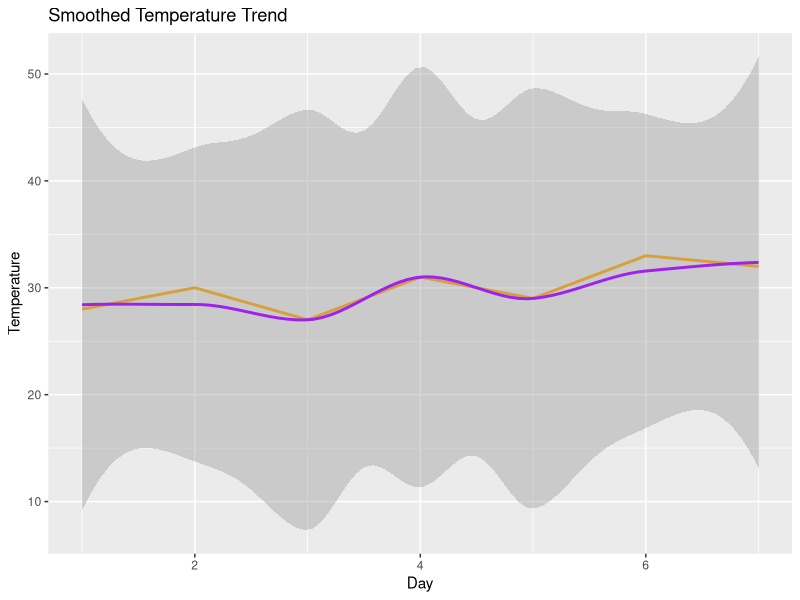

Write R code to recreate this figure.



#5 smoothing/Moving Average
library(ggplot2)

df5 <- data.frame(
  Day = 1:7,
  Temperature = c(28,30,27,31,29,33,32)
)

ggplot(df5, aes(x = Day, y = Temperature)) +
  geom_line(color = "orange", linewidth = 1) +
  geom_smooth(method = "loess", color = "purple") +
  ggtitle("Smoothed Temperature Trend")
